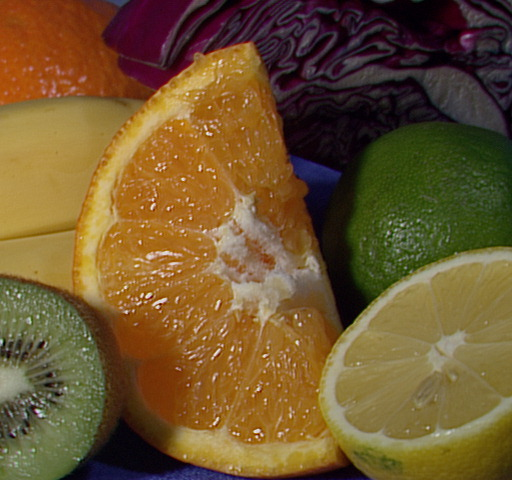
//> input picture img/fruits.jpg, 512 x 480 px
$ ./cannyedge   (built with g++ and OpenCV 4)
//> lines starting //> are read from the running program, lines starting //| are printed output that depends on the picture
#include "opencv2/opencv.hpp"
#include "math.h"

#define PI 3.14159265

class Canny_edge
{
    public:
        cv::Mat srcImage,grayImage;
        cv::Mat filterImage;
        cv::Mat edgeDivImage;
        cv::Mat edgeForImage;
        cv::Mat cannyImage;
        cv::Mat rec;

        int sovelMaskX [3][3]= {{-1,0,1},{-2,0,2},{-1,0,1}};
        int sovelMaskY [3][3]= {{1,2,1},{0,0,0},{-1,-2,-1}};
        int gaussian [5][5]= {{1,4,6,4,1},{4,16,24,16,4},{6,24,36,24,6},{4,16,24,16,4},{1,4,6,4,1}};
        int height,width,filterH,filterL;
        int visited[999][999];
    public:
        Canny_edge()
        {
            initValue(this);
            filtering();
            making_edge_map();
            quantization();
            for_follow_edge();
        }

    private:
        void initValue(Canny_edge* canny)
        {
            srcImage = cv::imread("../img/fruits.jpg");
//> srcImage is the input picture: 480 rows x 512 cols, CV_8UC3; mean B, G, R 46.2, 85.6, 110.8
            cv::cvtColor(srcImage, grayImage, cv::COLOR_BGR2GRAY);
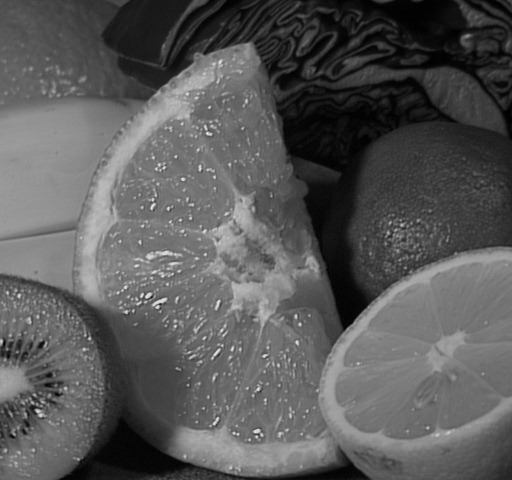
//> grayImage: 480 rows x 512 cols, CV_8UC1; min 0, max 238, mean 88.7

            height = srcImage.rows;
//> height = 480
            width = srcImage.cols;
//> width = 512

            canny->filterImage.create(grayImage.size(),grayImage.type());
            canny->edgeDivImage.create(grayImage.size(),grayImage.type());
            canny->edgeForImage.create(grayImage.size(),grayImage.type());

            canny->cannyImage.create(grayImage.size(),grayImage.type());
            canny->cannyImage.setTo(cv::Scalar::all(0));

            canny->rec.create(5,5,grayImage.type());

            filterH = 100;
            filterL = 30;

            memset(visited,0,sizeof(visited));
        }
    public:
    void filtering()
    {
        for (int j = 2; j < height - 2; j++)
            for (int i = 2; i < width - 2; i++)
            {

                int value = 0;
                rec = grayImage(cv::Range(j - 2, j + 3), cv::Range(i - 2, i + 3));
                for (int x = 0; x < 5; x++)
                    for (int y = 0; y < 5; y++)
                    {
                        value += gaussian[x][y] * rec.at<uchar>(x, y);

                    }
                value = value / 254;
                filterImage.at<uchar>(j, i) = value;
            }
//> after the loop, rec = [[38, 36, 38, 38, 37], [37, 36, 37, 38, 37], [37, 37, 37, 38, 38], [39, 40, 39, 38, 40], [41, 42, 40, 39, 42]]
    }
    void making_edge_map()
    {
        for (int j = 1; j < height - 1; j++)
            for (int i = 1; i < width - 1; i++)
            {
                float foc = 0;
                float div = 0;
                int sumX = 0;
                int sumY = 0;
                rec = filterImage(cv::Range(j - 1, j + 2), cv::Range(i - 1, i + 2));
                for (int x = 0; x < 3; x++)
                {
                    sumX += rec.at<uchar>(x, 2) * sovelMaskX[x][2];
                    sumX += rec.at<uchar>(x, 0) * sovelMaskX[x][0];
                }
                for (int y = 0; y < 3; y++)
                {
                    sumY += rec.at<uchar>(2, y) * sovelMaskY[2][y];
                    sumY += rec.at<uchar>(0, y) * sovelMaskY[0][y];
                }
                foc = sqrt(pow(sumX, 2) + pow(sumY, 2));
                //std::cout <<" sumX = [" << sumX <<"]" << " sumY = [" << sumY <<"]"<<std::endl;

                if (sumX == 0 && sumY < 0)
                {
                    div = -90;
                    //std::cout <<"div = -90" <<std::endl;
                }
                else if (sumX == 0 && sumY > 0)
                {
                    div = 90;
                    //std::cout <<"div = 90"<<std::endl;
                }
                else if (sumX == 0 && sumY == 0)
                {
                    div = 0;
                    //std::cout <<"div = 0"<<std::endl;
                }
                else
                {
                    div = (atan(sumY / sumX) * 180 / PI) + 90;
                    //std::cout << "div = [" << div << "]" <<std::endl;
                }
                //std::cout << "div = [" << div << "]" << std::endl;
                if (div > 0 && div <= 22.5)
                    div = 0;
                else if (div > 22.5 && div <= 67.5)
                    div = 1;
                else if (div > 67.5 && div <= 112.5)
                    div = 2;
                else if (div > 112.5 && div <= 157.5)
                    div = 3;
                else if (div > 157.5 && div <= 180)
                    div = 4;
                else
                    div = 6;

                edgeDivImage.at<uchar>(j, i) = div;
                edgeForImage.at<uchar>(j, i) = foc;
            }
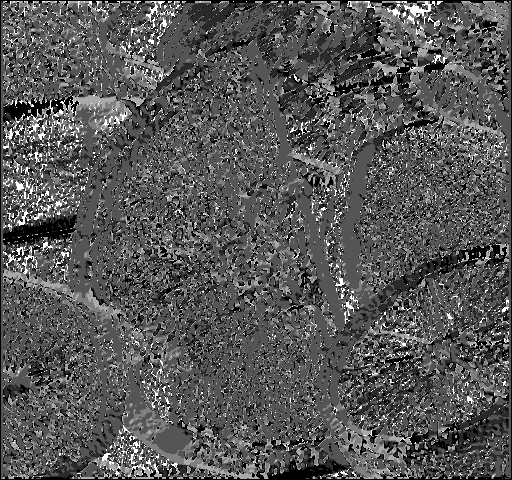
//> edgeDivImage: 480 rows x 512 cols, CV_8UC1; min 0, max 6, mean 2.05; drawn with min black and max white
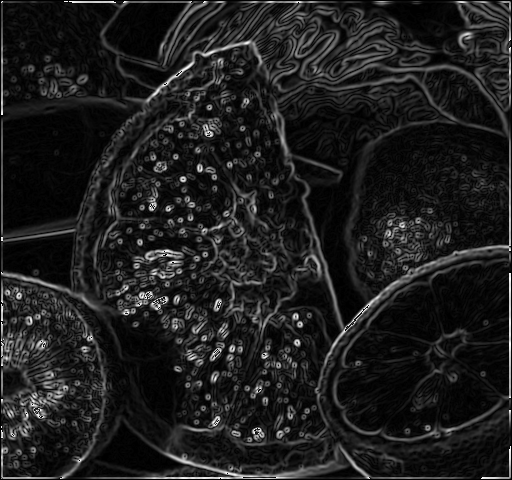
//> edgeForImage: 480 rows x 512 cols, CV_8UC1; min 0, max 255, mean 30.2
//> after the loop, rec = [[38, 0, 0], [0, 0, 0], [0, 0, 0]]
    }
    void quantization()
    {
        for (int j = 1; j < height - 1; j++)
            for (int i = 1; i < width - 1; i++)
            {
                if (edgeDivImage.at<uchar>(j, i) == 0)
                {
                    if (edgeForImage.at<uchar>(j, i) <= edgeForImage.at<uchar>(j + 1, i) || edgeForImage.at<uchar>(j, i) <= edgeForImage.at<uchar>(j - 1, i))
                        edgeForImage.at<uchar>(j, i) = 0;
                }
                else if (edgeDivImage.at<uchar>(j, i) == 1)
                {
                    if (edgeForImage.at<uchar>(j, i) <= edgeForImage.at<uchar>(j + 1, i - 1) || edgeForImage.at<uchar>(j, i) <= edgeForImage.at<uchar>(j - 1, i + 1))
                        edgeForImage.at<uchar>(j, i) = 0;
                }
                else if (edgeDivImage.at<uchar>(j, i) == 2)
                {
                    if (edgeForImage.at<uchar>(j, i) <= edgeForImage.at<uchar>(j, i - 1) || edgeForImage.at<uchar>(j, i) <= edgeForImage.at<uchar>(j, i + 1))
                        edgeForImage.at<uchar>(j, i) = 0;
                }
                else if (edgeDivImage.at<uchar>(j, i) == 3)
                {
                    if (edgeForImage.at<uchar>(j, i) <= edgeForImage.at<uchar>(j - 1, i - 1) || edgeForImage.at<uchar>(j, i) <= edgeForImage.at<uchar>(j + 1, i + 1))
                        edgeForImage.at<uchar>(j, i) = 0;
                }
                else if (edgeDivImage.at<uchar>(j, i) == 4)
                {
                    if (edgeForImage.at<uchar>(j, i) <= edgeForImage.at<uchar>(j + 1, i) || edgeForImage.at<uchar>(j, i) <= edgeForImage.at<uchar>(j - 1, i))
                        edgeForImage.at<uchar>(j, i) = 0;
                }
                else if (edgeDivImage.at<uchar>(j, i) == 6)
                {
                    if (edgeForImage.at<uchar>(j, i) <= edgeForImage.at<uchar>(j, i + 1) || edgeForImage.at<uchar>(j, i) <= edgeForImage.at<uchar>(j, i - 1))
                        edgeForImage.at<uchar>(j, i) = 0;
                }
            }
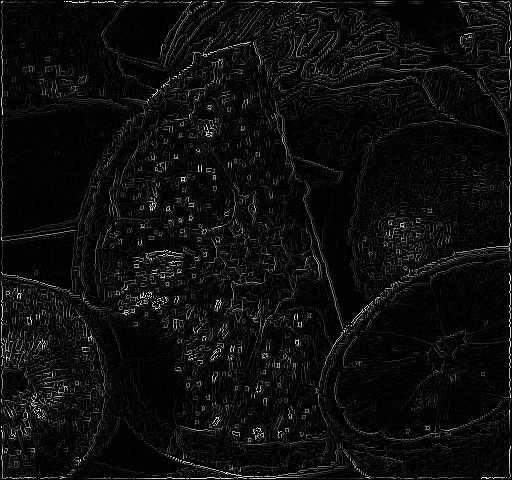
//> edgeForImage: 480 rows x 512 cols, CV_8UC1; min 0, max 255, mean 11.9
    }

    void for_follow_edge()
    {
        for(int j =1; j < height-1; j++)
            for(int i=1; i < width-1; i++)
            {
                if(edgeForImage.at<uchar>(j,i)>filterH && visited[j][i] == 0) follow_edge(j,i);
                //std::cout << "for_follow_edge" <<" i=["<<i<<"]" <<" j=["<< j<<"]" <<" visited[j][i] = "<<visited[j][i]<< std::endl;
            }

    }

    void follow_edge(int y,int x)
    {
        visited[y][x] = 1;
        cannyImage.at<uchar>(y,x) = 255;
        for (int j = y-1; j < y+2; j++)
            for (int i = x-1; i < x+2; i++)
            {
                if (edgeForImage.at<uchar>(j, i) > filterL && visited[j][i] == 0)
                    follow_edge(j, i);
                //std::cout << "follow_edge" <<" y = [" <<y<<"]"<< std::endl;
            }
    }
};

int main(void)
    {
        Canny_edge canny = Canny_edge();
        imshow("srcImage", canny.srcImage);
        // [4 lines of commented-out code are left out]

        cv::waitKey(0);
        return 0;
    }

$ run again, with img/dessert_load.jpg copied over img/fruits.jpg
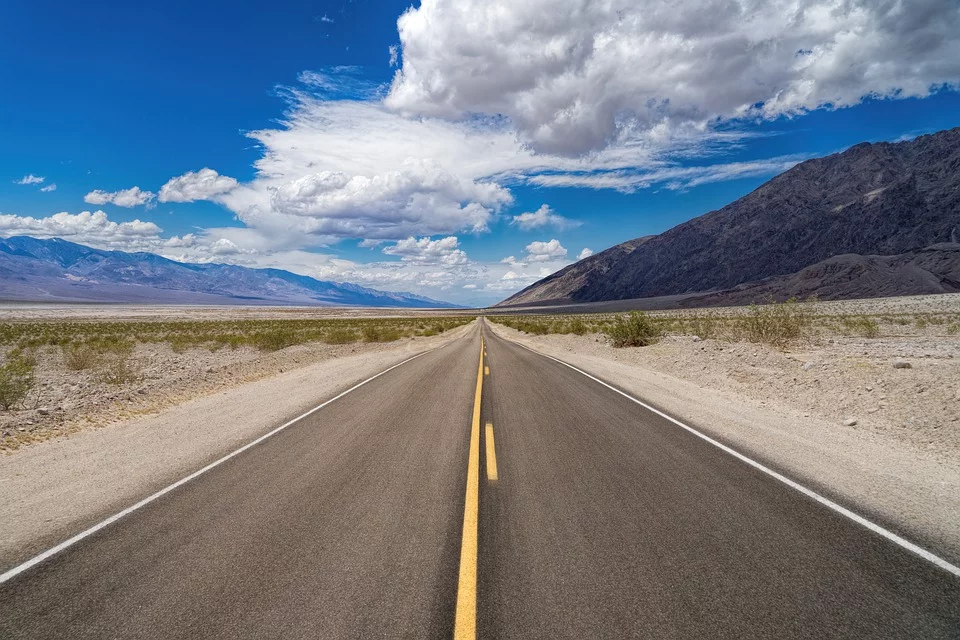
//> input picture img/dessert_load.jpg, 960 x 640 px
//> in initValue, srcImage is the input picture: 640 rows x 960 cols, CV_8UC3; mean B, G, R 136, 126, 118.5
//> after the loop in filtering, `for (int j = 2; j < height - 2; j++)`: rec = [[58, 43, 46, 51, 53], [49, 46, 60, 74, 65], [40, 52, 65, 82, 74], [59, 70, 64, 67, 59], [55, 57, 51, 58, 56]]
//> after the loop in making_edge_map, `for (int j = 1; j < height - 1; j++)`:
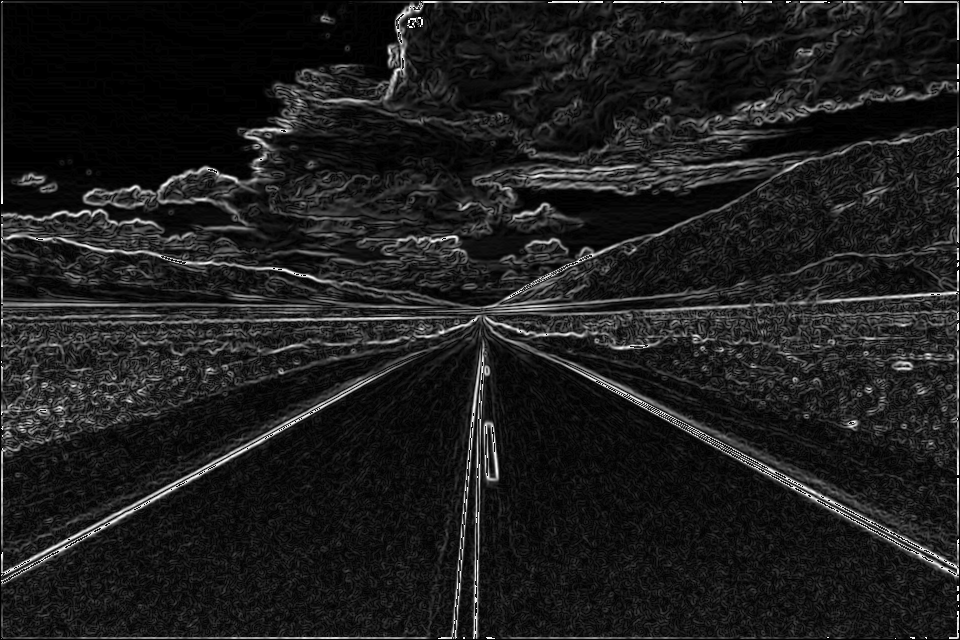
//> edgeForImage: 640 rows x 960 cols, CV_8UC1; min 0, max 255, mean 29.8
//> after the loop in making_edge_map, `for (int j = 1; j < height - 1; j++)`: rec = [[62, 0, 0], [0, 0, 0], [0, 0, 0]]
//> after the loop in quantization, `for (int j = 1; j < height - 1; j++)`:
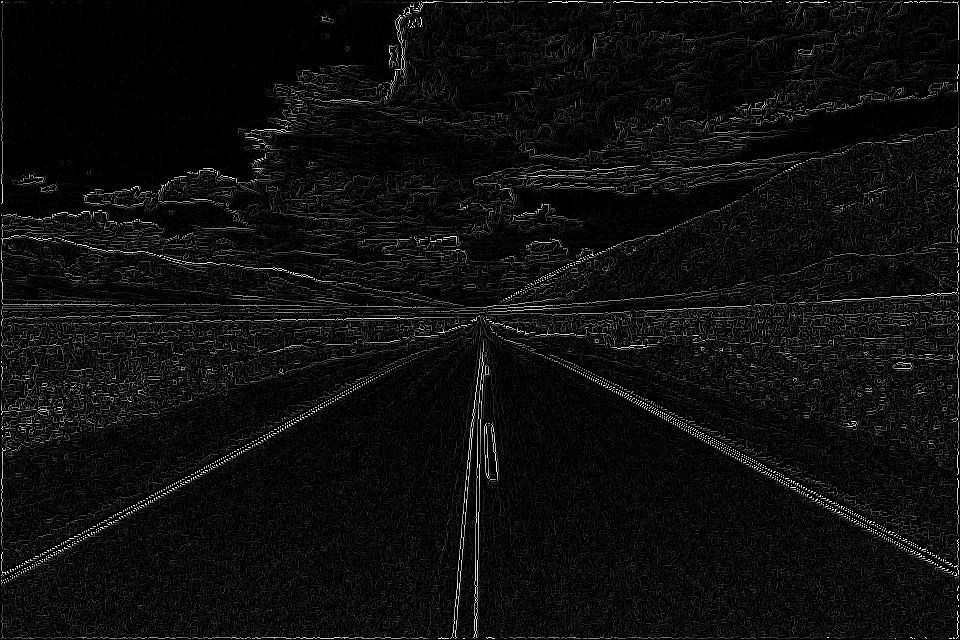
//> edgeForImage: 640 rows x 960 cols, CV_8UC1; min 0, max 255, mean 12.3

$ run again, with img/line.jpg copied over img/fruits.jpg
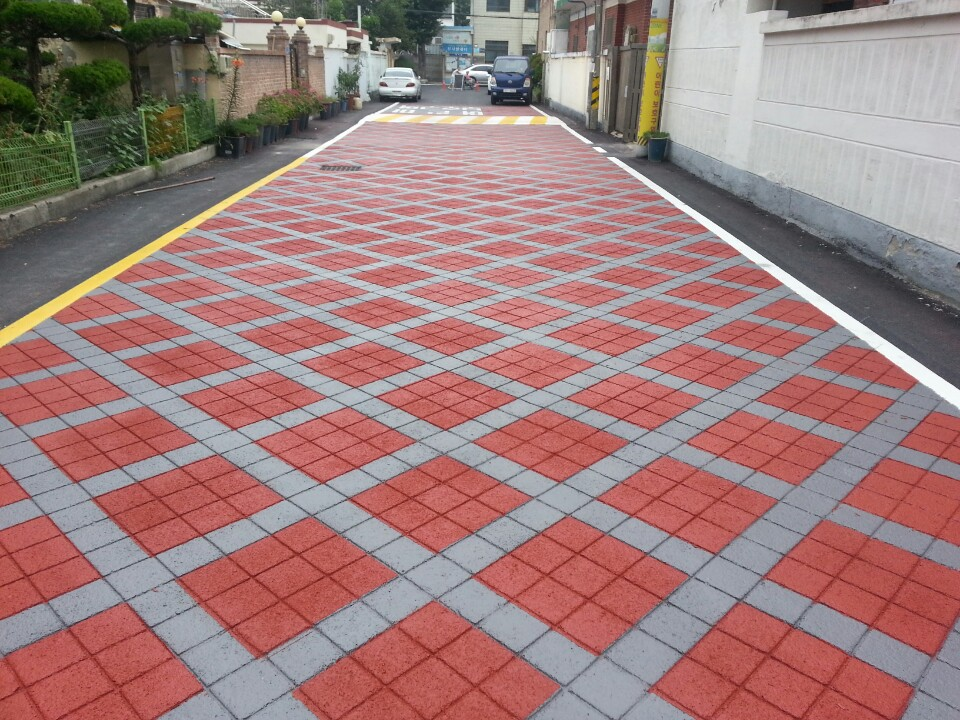
//> input picture img/line.jpg, 960 x 720 px
//> in initValue, srcImage is the input picture: 720 rows x 960 cols, CV_8UC3; mean B, G, R 124.1, 125.4, 158.6
//> after the loop in filtering, `for (int j = 2; j < height - 2; j++)`: rec = [[147, 142, 138, 138, 141], [148, 144, 139, 137, 138], [145, 145, 142, 140, 140], [139, 142, 142, 142, 142], [135, 138, 140, 141, 141]]
//> after the loop in making_edge_map, `for (int j = 1; j < height - 1; j++)`:
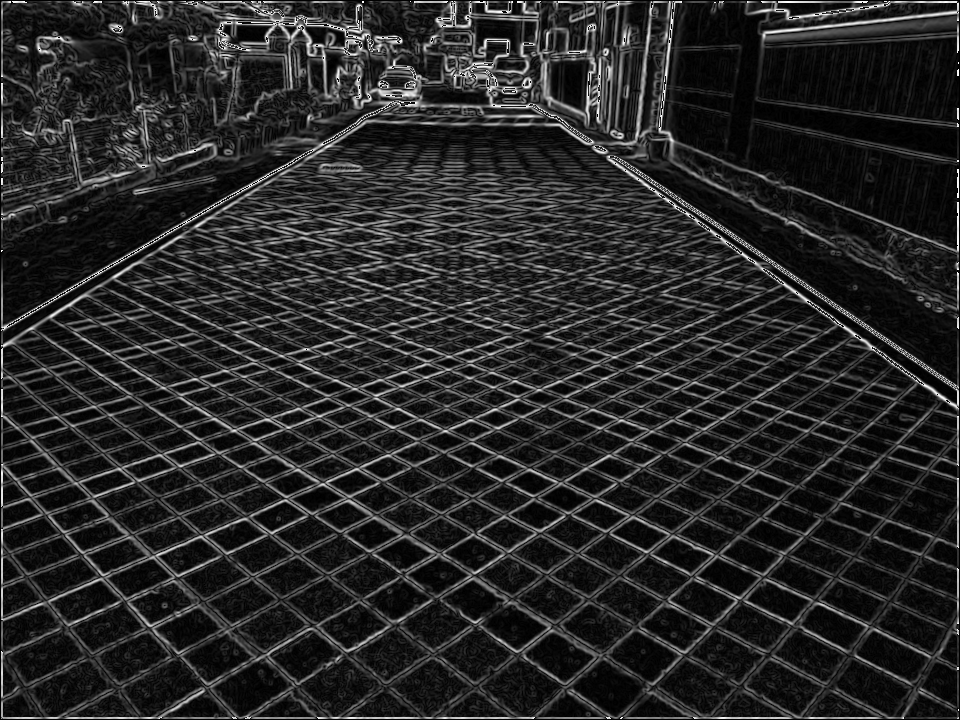
//> edgeForImage: 720 rows x 960 cols, CV_8UC1; min 0, max 255, mean 39.6
//> after the loop in making_edge_map, `for (int j = 1; j < height - 1; j++)`: rec = [[142, 0, 0], [0, 0, 0], [0, 0, 0]]
//> after the loop in quantization, `for (int j = 1; j < height - 1; j++)`:
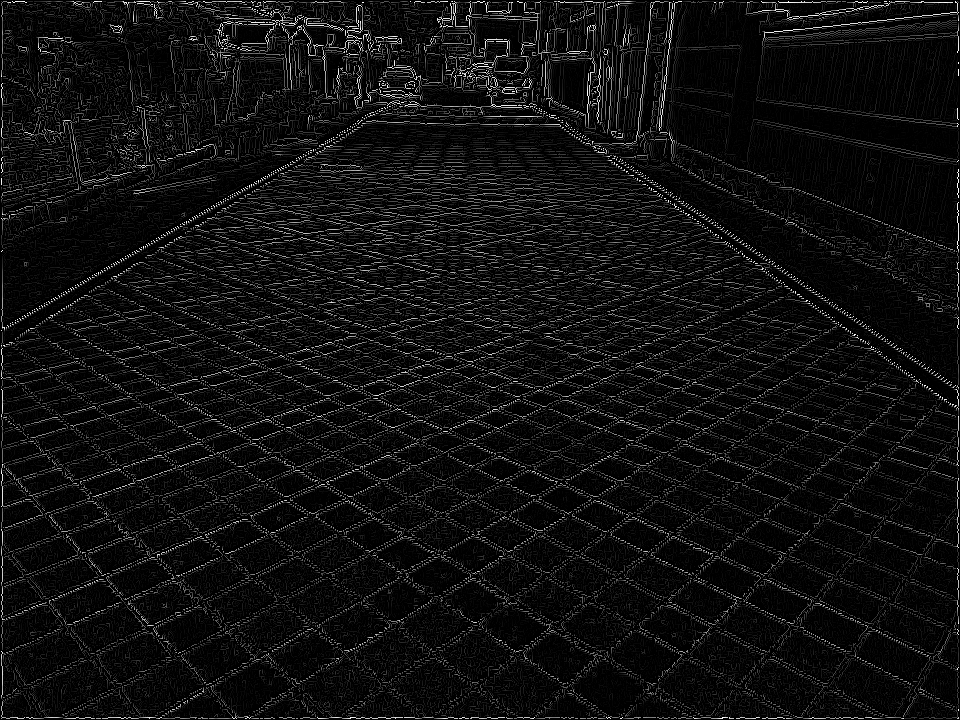
//> edgeForImage: 720 rows x 960 cols, CV_8UC1; min 0, max 255, mean 15.8
